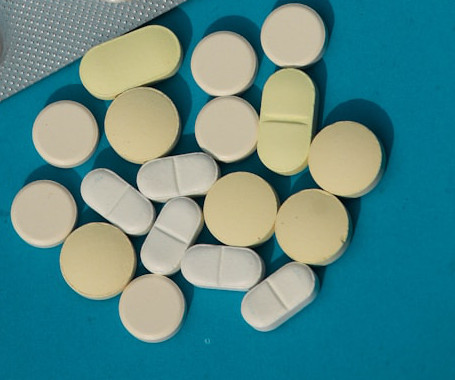
#> input picture data/pills.jpg, 455 x 380 px, found by its file name
$ jupyter execute --allow-errors watershed_segmentation_2.ipynb
#> lines starting #> are read from the running program, lines starting #| are printed output that depends on the picture; after the words box and inside, x2 and y2 are one past the last pixel; in counts of white or black regions, pixels touching at a corner belong together
## Contenido

1. [Introducción](#intro)
2. [Librerías](#libs)
3. [Preprocesamiento](#pre)
4. [Detección de Background y Foreground](#background)
5. [Asignación de Marcadores](#marker)
6. [Aplicando el Algoritmo Watershed a los Marcadores](#watershed)
7. [Análisis de Resultados y Conclusiones](#conclusion)

---

## 1. Introducción <a class="anchor" id="intro" ></a>

La segmentación de imágenes es una técnica fundamental en visión artificial que consiste en dividir una imagen en diferentes regiones o segmentos, cada uno de los cuales corresponde a un objeto o región de interés. El algoritmo de Watershed es un método popular para la segmentación de imágenes que se basa en la analogía de una cuenca hidrográfica:

*Imagine una superficie con diferentes elevaciones, donde los puntos más bajos son los "mínimos locales" y representan los "lagos". El agua fluye desde los puntos altos hacia los puntos bajos, creando "cuencas hidrográficas" que separan las diferentes regiones. En la imagen, los píxeles con valores de intensidad más altos son como las "montañas" y los píxeles con valores de intensidad más bajos son como los "valles". El algoritmo Watershed segmenta la imagen en diferentes regiones, cada una de las cuales corresponde a una "cuenca hidrográfica".*

En este demo, exploraremos cómo funciona el algoritmo de Watershed para la segmentación de imágenes. Utilizaremos Google Colab para ejecutar un código Python que implementa el algoritmo y observar sus resultados sobre el ejemplo de una imagen que ilustra diferentes pildoras.

### Algoritmo: Step by step

En terminos generales, los siguientes pasos demuestran el proceso que se debe seguir para la segmentación mediante Watershed.

1. **Preprocesamiento**: La imagen de entrada se transforma para mejorar la calidad de la segmentación. Esto puede incluir la eliminación de ruido, la mejora del contraste y la normalización de la intensidad.
2. **Cálculo del gradiente**: Se calcula el gradiente de la imagen, que indica la dirección y la magnitud del cambio de intensidad en cada píxel.
3. **Detección de mínimos locales**: Se buscan los píxeles con un valor de gradiente menor que sus vecinos, estos son considerados como los "mínimos locales" y representan los centros de las futuras regiones.
4. **Imposición de marcadores**: Se asignan etiquetas a los mínimos locales, cada una de las cuales representa una región diferente.
5. **Propagación de etiquetas**: Se comienza desde los mínimos locales y se recorre la imagen píxel a píxel. En cada paso, se asigna a un píxel la etiqueta de la región que lo rodea con la menor distancia.
6. **Cuencas hidrográficas**: Se construyen las "cuencas hidrográficas" a partir de los mínimos locales. Cada cuenca corresponde a una región segmentada en la imagen.
7. **Postprocesamiento**: Se pueden aplicar técnicas adicionales para mejorar la calidad de la segmentación, como la eliminación de pequeñas regiones o la fusión de regiones adyacentes.

## 2. Librerías <a class="anchor" id="libs" ></a>

[cell 1]
import cv2 as cv
import numpy as np
from matplotlib import pyplot as plt
from IPython.display import Image, display

[cell 2]
from google.colab import drive
drive.mount('/content/drive')

## 3. Preprocesamiento <a class="anchor" id="pre" ></a>

[cell 3]
# Cargar imagenes
img = cv.imread('/content/drive/Shareddrives/Equipo 12 - Vision/ProyectoFinal/pills.jpg')
#> img is the input picture: shape (380, 455, 3); mean B, G, R 136, 136.3, 84.6
gray = cv.cvtColor(img, cv.COLOR_BGR2GRAY)
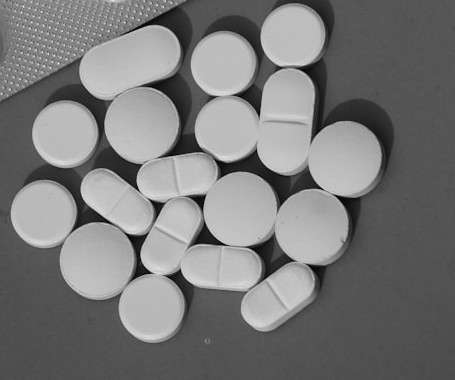
#> gray: shape (380, 455); min 0, max 248, mean 120.8

img2 = cv.imread('/content/drive/Shareddrives/Equipo 12 - Vision/ProyectoFinal/piles-of-pills.jpg')
#> (the rest of this cell did not finish here and is left out)

#### Convertir a imagen binaria con el algoritmo Otsu

La técnica de binarización de Otsu es utilizada en procesamiento de imagenes para separar el primer plano (foreground) del fondo (background) de una imagen en dos clases distintas. Esto se logra encontrando el valor del umbral óptimo que maximiza la varianza entre ambas clases. El método de Otsu se distingue por su simplicidad y eficiencia computacional, haciendolo ideal para aplicaciones como análisis de documentos, reconocimiento de objetos e imagenes médicas.

[cell 4]
# Thresholding
ret, bin_img = cv.threshold(gray, 0, 255, cv.THRESH_BINARY + cv.THRESH_OTSU)
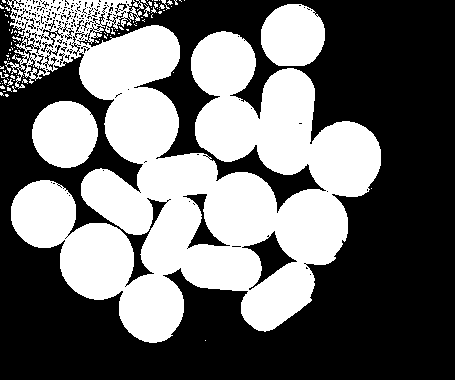
#> bin_img: shape (380, 455); 42.3% white; 98 white regions (90 under 20 px), largest, box (x1, y1, x2, y2) and area: (4, 0, 381, 343) 65892, (32, 101, 98, 168) 3449, (261, 4, 325, 66) 3226
#> ret = 128
#> (the rest of this cell did not finish here and is left out)

#### Remover ruido

Utilizando operaciones morfológicas para remover el ruido de la imagen.

**Gradiente Morfológico**

*El gradiente morfológico es utilizado en procesamiento de imágenes para enfatizar bordes de objetos en una imagen. Se obtiene al sustraer el erosionado de la dilatación morfológica de una imagen. La erosión encoge las regiones brillantes en la imagen, mientras que la dilatación las expande y el gradiente morfológico representa la diferencia entre ambas operaciones. Esta operación es útil en tareas como detección de objetos y segmentación, y se puede también combinar con otras operaciones morfológicas para mejoramiento o filtrado de características especificas en una imagen.*

[cell 5]
# noise removal
kernel = cv.getStructuringElement(cv.MORPH_RECT, (3, 3))
bin_img = cv.morphologyEx(bin_img,
                           cv.MORPH_OPEN,
                           kernel,
                           iterations=3)
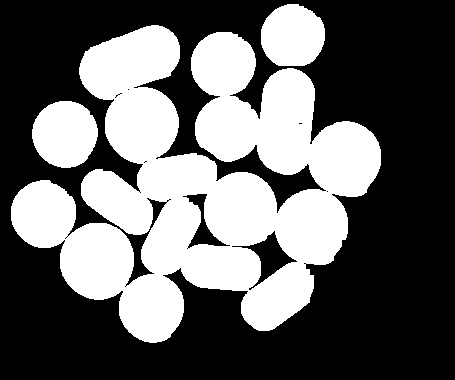
#> bin_img: shape (380, 455); 39.2% white; 3 white regions, box (x1, y1, x2, y2) and area: (11, 25, 381, 343) 61101, (32, 101, 98, 168) 3445, (261, 4, 325, 66) 3198

#> (the rest of this cell did not finish here and is left out)
